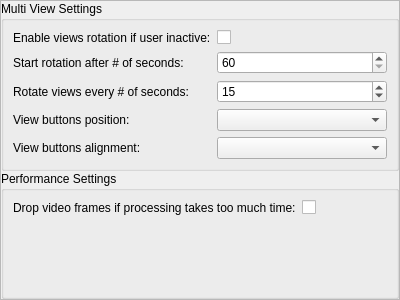
<?xml version="1.0" encoding="UTF-8"?>
<ui version="4.0">
 <class>SandboxSettingsPage</class>
 <widget class="QFrame" name="SandboxSettingsPage">
  <property name="geometry">
   <rect>
    <x>0</x>
    <y>0</y>
    <width>400</width>
    <height>300</height>
   </rect>
  </property>
  <property name="windowTitle">
   <string>Settings</string>
  </property>
  <property name="frameShape">
   <enum>QFrame::StyledPanel</enum>
  </property>
  <property name="frameShadow">
   <enum>QFrame::Raised</enum>
  </property>
  <layout class="QVBoxLayout" name="verticalLayout">
   <property name="spacing">
    <number>0</number>
   </property>
   <property name="leftMargin">
    <number>0</number>
   </property>
   <property name="topMargin">
    <number>0</number>
   </property>
   <property name="rightMargin">
    <number>0</number>
   </property>
   <property name="bottomMargin">
    <number>0</number>
   </property>
   <item>
    <widget class="QGroupBox" name="groupBox">
     <property name="title">
      <string>Multi View Settings</string>
     </property>
     <layout class="QVBoxLayout" name="verticalLayout_2">
      <item>
       <layout class="QFormLayout" name="formLayout">
        <property name="fieldGrowthPolicy">
         <enum>QFormLayout::AllNonFixedFieldsGrow</enum>
        </property>
        <item row="2" column="0">
         <widget class="QLabel" name="label">
          <property name="text">
           <string>Rotate views every # of seconds:</string>
          </property>
         </widget>
        </item>
        <item row="2" column="1">
         <widget class="QSpinBox" name="rotationTimeSpinBox">
          <property name="minimum">
           <number>10</number>
          </property>
          <property name="maximum">
           <number>300</number>
          </property>
          <property name="value">
           <number>15</number>
          </property>
         </widget>
        </item>
        <item row="3" column="0">
         <widget class="QLabel" name="label_2">
          <property name="text">
           <string>View buttons position:</string>
          </property>
         </widget>
        </item>
        <item row="3" column="1">
         <widget class="QComboBox" name="viewButtonsPositionComboBox"/>
        </item>
        <item row="4" column="0">
         <widget class="QLabel" name="label_3">
          <property name="text">
           <string>View buttons alignment:</string>
          </property>
         </widget>
        </item>
        <item row="4" column="1">
         <widget class="QComboBox" name="viewButtonsAlignmentComboBox"/>
        </item>
        <item row="0" column="0">
         <widget class="QLabel" name="label_4">
          <property name="text">
           <string>Enable views rotation if user inactive:</string>
          </property>
         </widget>
        </item>
        <item row="0" column="1">
         <widget class="QCheckBox" name="viewRotationCheckBox">
          <property name="text">
           <string/>
          </property>
         </widget>
        </item>
        <item row="1" column="0">
         <widget class="QLabel" name="label_5">
          <property name="toolTip">
           <string>Start rotation after # of seconds of user's inactivity</string>
          </property>
          <property name="text">
           <string>Start rotation after # of seconds:</string>
          </property>
         </widget>
        </item>
        <item row="1" column="1">
         <widget class="QSpinBox" name="rotationStartSpinBox">
          <property name="minimum">
           <number>60</number>
          </property>
          <property name="maximum">
           <number>600</number>
          </property>
          <property name="value">
           <number>60</number>
          </property>
         </widget>
        </item>
       </layout>
      </item>
     </layout>
    </widget>
   </item>
   <item>
    <widget class="QGroupBox" name="groupBox_2">
     <property name="title">
      <string>Performance Settings</string>
     </property>
     <layout class="QVBoxLayout" name="verticalLayout_3">
      <item>
       <layout class="QFormLayout" name="formLayout_2">
        <item row="0" column="0">
         <widget class="QLabel" name="label_6">
          <property name="text">
           <string>Drop video frames if processing takes too much time:</string>
          </property>
          <property name="wordWrap">
           <bool>false</bool>
          </property>
         </widget>
        </item>
        <item row="0" column="1">
         <widget class="QCheckBox" name="dropFramesCheckBox">
          <property name="text">
           <string/>
          </property>
         </widget>
        </item>
       </layout>
      </item>
     </layout>
    </widget>
   </item>
  </layout>
 </widget>
 <tabstops>
  <tabstop>viewRotationCheckBox</tabstop>
  <tabstop>rotationStartSpinBox</tabstop>
  <tabstop>rotationTimeSpinBox</tabstop>
  <tabstop>viewButtonsPositionComboBox</tabstop>
  <tabstop>viewButtonsAlignmentComboBox</tabstop>
 </tabstops>
 <resources/>
 <connections/>
</ui>
